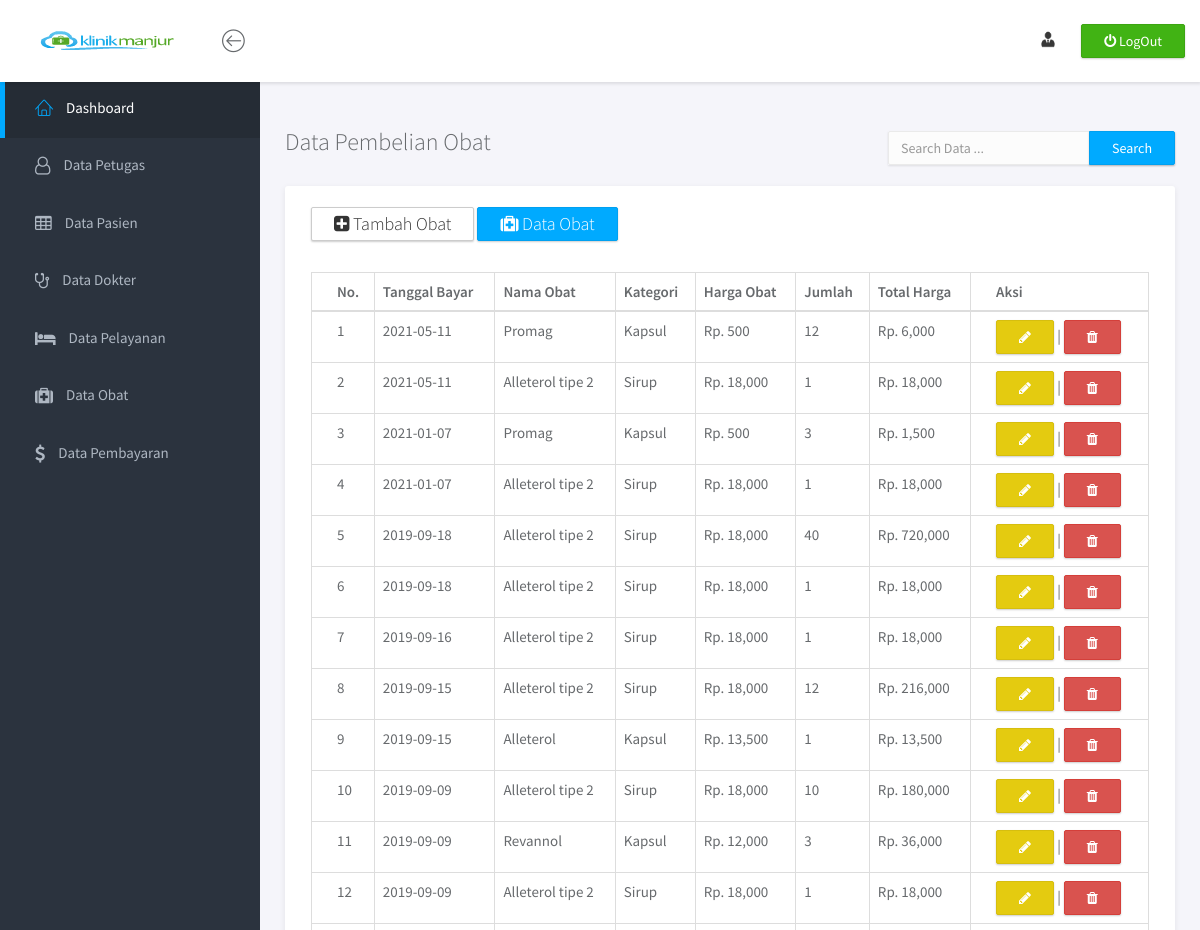
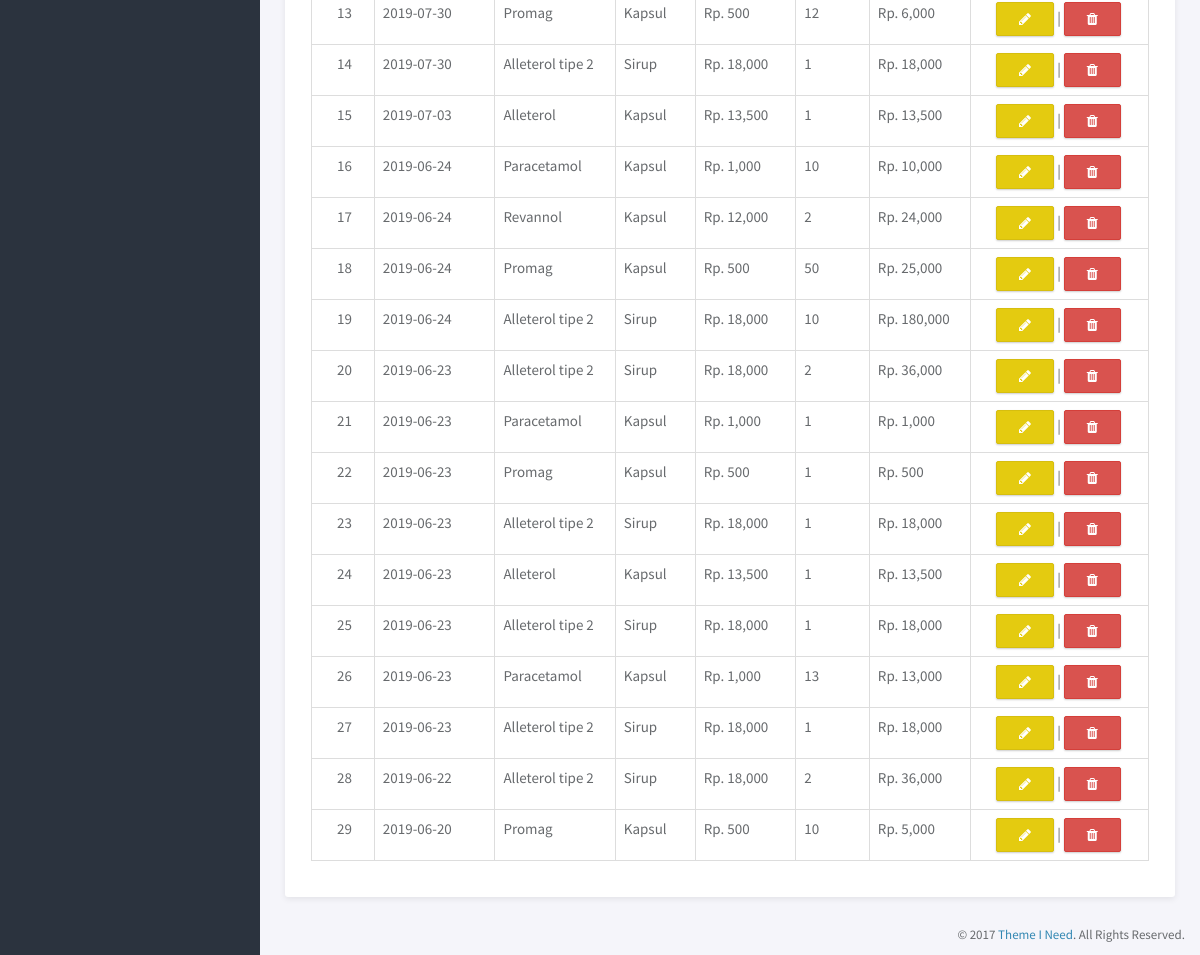
Screenshot of /admin/data-pembelian-obat.php with the database file from the repository (2 pictures, top to bottom).
### tables this page shows
CREATE TABLE `pembayaran_obat` (
  `id_pembayaran_obat` int(11) NOT NULL,
  `id_bayar` int(11) NOT NULL,
  `id_obat` int(11) NOT NULL,
  `jumlah` int(11) NOT NULL
);

CREATE TABLE `bayar` (
  `id_bayar` int(11) NOT NULL,
  `id_pasien` int(11) NOT NULL,
  `id_dokter` int(11) NOT NULL,
  `tanggal_bayar` date NOT NULL,
  `tarif` varchar(20) NOT NULL,
  `biaya_resep` varchar(30) NOT NULL,
  `keluhan` text NOT NULL,
  `diagnosa` text NOT NULL,
  `resep` text NOT NULL,
  `total_bayar` varchar(50) NOT NULL
);

CREATE TABLE `obat` (
  `id_obat` int(11) NOT NULL,
  `nama_obat` varchar(50) NOT NULL,
  `kategori` enum('Kapsul','Pil','Sirup','Tetes','Antibiotik') NOT NULL,
  `harga_obat` varchar(20) NOT NULL,
  `stok` int(11) NOT NULL,
  `keterangan` text NOT NULL
);

### admin/data-pembelian-obat.php (the view, shortened to what this page needs)
<?php
include 'koneksi.php';
$ambil = $koneksi ->query("SELECT * FROM pembayaran_obat INNER JOIN bayar ON pembayaran_obat.id_bayar = bayar.id_bayar INNER JOIN obat ON pembayaran_obat.id_obat = obat.id_obat ORDER BY id_pembayaran_obat DESC");
?>
<!doctype html>
<html lang="en">
<head>
	<link rel="stylesheet" href="assets/vendor/bootstrap/css/bootstrap.min.css">
	<link rel="stylesheet" href="assets/vendor/font-awesome/css/font-awesome.min.css">
	<link rel="stylesheet" href="assets/vendor/linearicons/style.css">
	<link rel="stylesheet" href="assets/css/main.css">
	<link rel="stylesheet" href="assets/css/demo.css">
</head>
<body>
	<div id="wrapper">
		<nav class="navbar navbar-default navbar-fixed-top">
			<div class="brand">
				<img src="assets/img/manjur.png" alt="Klorofil Logo" class="img-responsive logo">
			</div>
			<div class="container-fluid">
				<div class="navbar-btn">
					<button type="button" class="btn-toggle-fullwidth"><i class="lnr lnr-arrow-left-circle"></i></button>
				</div>
				<div class="navbar-btn navbar-btn-right">
					<a class="btn btn-success update-pro" href="logout.php" title="LOGOUT"><i class="fa fa-power-off"></i> <span> LogOut</span></a>
				</div>
				<div id="navbar-menu">
					<ul class="nav navbar-nav navbar-right">
						<li class="dropdown">
							<a href="#" class="dropdown-toggle" data-toggle="dropdown"><img src="assets/img/kepsek.png" class="img-circle" alt="Avatar"> <span><?php print_r($_SESSION['user']) ?></span></a>
						</li>
					</ul>
				</div>
			</div>
		</nav>
		<div id="sidebar-nav" class="sidebar">
			<div class="sidebar-scroll">
				<nav>
					<ul class="nav">
						<li><a href="dashboard.php" class="active"><i class="lnr lnr-home"></i> <span>Dashboard</span></a></li>
						<li><a href="data-petugas.php" class=""><i class="fa fa-user-o"></i> <span>Data Petugas</span></a></li>
						<li><a href="data-pasien.php" class=""><i class="fa fa-table"></i> <span>Data Pasien</span></a></li>
						<li><a href="data-dokter.php" class=""><i class="fa fa-stethoscope"></i> <span>Data Dokter</span></a></li>
						<li><a href="data-pelayanan.php" class=""><i class="fa fa-bed"></i> <span>Data Pelayanan</span></a></li>
						<li><a href="data-obat.php" class=""><i class="fa fa-medkit"></i> <span>Data Obat</span></a></li>
						<li><a href="data-biaya.php" class=""><i class="fa fa-usd"></i> <span>Data Pembayaran</span></a></li>
					</ul>
				</nav>
			</div>
		</div>
		<div class="main">
			<div class="main-content">
				<div class="container-fluid">
					<form class="navbar-form navbar-right" action="search-pembelian-obat.php" method="post">
						<div class="input-group">
							<input type="text" name="keyword" value="" class="form-control" placeholder="Search Data ..." autocomplete="off" autofocus>
							<span class="input-group-btn">
								<button type="submit" class="btn btn-primary" name="cari">Search</button>
							</span>
						</div>
					</form>
						<br>
					<h3 class="page-title">Data Pembelian Obat</h3>
							<div class="panel">
								<div class="panel-heading">
									<a href="tambah-obat.php" class="btn-default btn">
										<h6 class="panel-title"><i class="fa fa-plus-square" aria-hidden="true"></i> Tambah Obat</h6>
									</a>
									<a href="data-obat.php" class="btn-primary btn">
										<h6 class="panel-title"><i class="fa fa-medkit" aria-hidden="true"></i> Data Obat</h6>
									</a>
									<br>
								</div>
								<div class="panel-body">
									<table class="table table-bordered">
										<thead>
											<tr>
												<th>No.</th>
												<th>Tanggal Bayar</th>
												<th>Nama Obat</th>
												<th>Kategori</th>
												<th>Harga Obat</th>
												<th>Jumlah</th>
												<th>Total Harga</th>
												<th>Aksi</th>
											</tr>
										</thead>
										<tbody>
											<?php
												$no=1;
												while ($pecah = $ambil->fetch_assoc()){
											?>
											<tr>
												<td><?php echo $no; ?></td>
												<td><?php echo $pecah["tanggal_bayar"]; ?></td>
												<td><?php echo $pecah["nama_obat"]; ?></td>
												<td><?php echo $pecah["kategori"]; ?></td>
												<td>Rp. <?php echo number_format($pecah["harga_obat"]);?></td>
												<td><?php echo $pecah["jumlah"]; ?></td>
												<td>Rp. <?php echo number_format($pecah["harga_obat"]*$pecah["jumlah"]);?></td>
												<td>
													<a href="update-obat.php?id=<?php echo $pecah['id_obat']; ?>" class="btn-warning btn"><i class="fa fa-pencil"></i>
													</a> |
													<a href="hapus-obat.php?id=<?php echo $pecah['id_obat']; ?>" class="btn-danger btn"><i class="fa fa-trash"></i>
													</a>
												</td>
											</tr>
											<?php $no++;  ?>
											<?php } ?>
										</tbody>
									</table>
								</div>
							</div>
				</div>
			</div>
		</div>
		<footer>
			<div class="container-fluid">
				<p class="copyright">&copy; 2017 <a href="https://www.themeineed.com" target="_blank">Theme I Need</a>. All Rights Reserved.</p>
			</div>
		</footer>
	</div>
</body>
</html>

### rows the page displays
pembayaran_obat: id_bayar.tanggal_bayar "2021-05-11", id_obat.nama_obat "Promag", id_obat.kategori "Kapsul", id_obat.harga_obat "500", jumlah "12", $pecah["harga_obat"]*$pecah["jumlah"] "6,000"
pembayaran_obat: id_bayar.tanggal_bayar "2021-05-11", id_obat.nama_obat "Alleterol tipe 2", id_obat.kategori "Sirup", id_obat.harga_obat "18,000", jumlah "1", $pecah["harga_obat"]*$pecah["jumlah"] "18,000"
pembayaran_obat: id_bayar.tanggal_bayar "2021-01-07", id_obat.nama_obat "Promag", id_obat.kategori "Kapsul", id_obat.harga_obat "500", jumlah "3", $pecah["harga_obat"]*$pecah["jumlah"] "1,500"
pembayaran_obat: id_bayar.tanggal_bayar "2021-01-07", id_obat.nama_obat "Alleterol tipe 2", id_obat.kategori "Sirup", id_obat.harga_obat "18,000", jumlah "1", $pecah["harga_obat"]*$pecah["jumlah"] "18,000"
pembayaran_obat: id_bayar.tanggal_bayar "2019-09-18", id_obat.nama_obat "Alleterol tipe 2", id_obat.kategori "Sirup", id_obat.harga_obat "18,000", jumlah "40", $pecah["harga_obat"]*$pecah["jumlah"] "720,000"
pembayaran_obat: id_bayar.tanggal_bayar "2019-09-18", id_obat.nama_obat "Alleterol tipe 2", id_obat.kategori "Sirup", id_obat.harga_obat "18,000", jumlah "1", $pecah["harga_obat"]*$pecah["jumlah"] "18,000"
pembayaran_obat: id_bayar.tanggal_bayar "2019-09-16", id_obat.nama_obat "Alleterol tipe 2", id_obat.kategori "Sirup", id_obat.harga_obat "18,000", jumlah "1", $pecah["harga_obat"]*$pecah["jumlah"] "18,000"
pembayaran_obat: id_bayar.tanggal_bayar "2019-09-15", id_obat.nama_obat "Alleterol tipe 2", id_obat.kategori "Sirup", id_obat.harga_obat "18,000", jumlah "12", $pecah["harga_obat"]*$pecah["jumlah"] "216,000"
pembayaran_obat: id_bayar.tanggal_bayar "2019-09-15", id_obat.nama_obat "Alleterol", id_obat.kategori "Kapsul", id_obat.harga_obat "13,500", jumlah "1", $pecah["harga_obat"]*$pecah["jumlah"] "13,500"
pembayaran_obat: id_bayar.tanggal_bayar "2019-09-09", id_obat.nama_obat "Alleterol tipe 2", id_obat.kategori "Sirup", id_obat.harga_obat "18,000", jumlah "10", $pecah["harga_obat"]*$pecah["jumlah"] "180,000"
pembayaran_obat: id_bayar.tanggal_bayar "2019-09-09", id_obat.nama_obat "Revannol", id_obat.kategori "Kapsul", id_obat.harga_obat "12,000", jumlah "3", $pecah["harga_obat"]*$pecah["jumlah"] "36,000"
pembayaran_obat: id_bayar.tanggal_bayar "2019-09-09", id_obat.nama_obat "Alleterol tipe 2", id_obat.kategori "Sirup", id_obat.harga_obat "18,000", jumlah "1", $pecah["harga_obat"]*$pecah["jumlah"] "18,000"
pembayaran_obat: id_bayar.tanggal_bayar "2019-07-30", id_obat.nama_obat "Promag", id_obat.kategori "Kapsul", id_obat.harga_obat "500", jumlah "12", $pecah["harga_obat"]*$pecah["jumlah"] "6,000"
pembayaran_obat: id_bayar.tanggal_bayar "2019-07-30", id_obat.nama_obat "Alleterol tipe 2", id_obat.kategori "Sirup", id_obat.harga_obat "18,000", jumlah "1", $pecah["harga_obat"]*$pecah["jumlah"] "18,000"
pembayaran_obat: id_bayar.tanggal_bayar "2019-07-03", id_obat.nama_obat "Alleterol", id_obat.kategori "Kapsul", id_obat.harga_obat "13,500", jumlah "1", $pecah["harga_obat"]*$pecah["jumlah"] "13,500"
pembayaran_obat: id_bayar.tanggal_bayar "2019-06-24", id_obat.nama_obat "Paracetamol", id_obat.kategori "Kapsul", id_obat.harga_obat "1,000", jumlah "10", $pecah["harga_obat"]*$pecah["jumlah"] "10,000"
pembayaran_obat: id_bayar.tanggal_bayar "2019-06-24", id_obat.nama_obat "Revannol", id_obat.kategori "Kapsul", id_obat.harga_obat "12,000", jumlah "2", $pecah["harga_obat"]*$pecah["jumlah"] "24,000"
pembayaran_obat: id_bayar.tanggal_bayar "2019-06-24", id_obat.nama_obat "Promag", id_obat.kategori "Kapsul", id_obat.harga_obat "500", jumlah "50", $pecah["harga_obat"]*$pecah["jumlah"] "25,000"
pembayaran_obat: id_bayar.tanggal_bayar "2019-06-24", id_obat.nama_obat "Alleterol tipe 2", id_obat.kategori "Sirup", id_obat.harga_obat "18,000", jumlah "10", $pecah["harga_obat"]*$pecah["jumlah"] "180,000"
pembayaran_obat: id_bayar.tanggal_bayar "2019-06-23", id_obat.nama_obat "Alleterol tipe 2", id_obat.kategori "Sirup", id_obat.harga_obat "18,000", jumlah "2", $pecah["harga_obat"]*$pecah["jumlah"] "36,000"
pembayaran_obat: id_bayar.tanggal_bayar "2019-06-23", id_obat.nama_obat "Paracetamol", id_obat.kategori "Kapsul", id_obat.harga_obat "1,000", jumlah "1", $pecah["harga_obat"]*$pecah["jumlah"] "1,000"
pembayaran_obat: id_bayar.tanggal_bayar "2019-06-23", id_obat.nama_obat "Promag", id_obat.kategori "Kapsul", id_obat.harga_obat "500", jumlah "1", $pecah['harga_obat']*$pecah['jumlah'] "500"
pembayaran_obat: id_bayar.tanggal_bayar "2019-06-23", id_obat.nama_obat "Alleterol tipe 2", id_obat.kategori "Sirup", id_obat.harga_obat "18,000", jumlah "1", $pecah["harga_obat"]*$pecah["jumlah"] "18,000"
pembayaran_obat: id_bayar.tanggal_bayar "2019-06-23", id_obat.nama_obat "Alleterol", id_obat.kategori "Kapsul", id_obat.harga_obat "13,500", jumlah "1", $pecah["harga_obat"]*$pecah["jumlah"] "13,500"
pembayaran_obat: id_bayar.tanggal_bayar "2019-06-23", id_obat.nama_obat "Alleterol tipe 2", id_obat.kategori "Sirup", id_obat.harga_obat "18,000", jumlah "1", $pecah["harga_obat"]*$pecah["jumlah"] "18,000"
pembayaran_obat: id_bayar.tanggal_bayar "2019-06-23", id_obat.nama_obat "Paracetamol", id_obat.kategori "Kapsul", id_obat.harga_obat "1,000", jumlah "13", $pecah["harga_obat"]*$pecah["jumlah"] "13,000"
pembayaran_obat: id_bayar.tanggal_bayar "2019-06-23", id_obat.nama_obat "Alleterol tipe 2", id_obat.kategori "Sirup", id_obat.harga_obat "18,000", jumlah "1", $pecah["harga_obat"]*$pecah["jumlah"] "18,000"
pembayaran_obat: id_bayar.tanggal_bayar "2019-06-22", id_obat.nama_obat "Alleterol tipe 2", id_obat.kategori "Sirup", id_obat.harga_obat "18,000", jumlah "2", $pecah["harga_obat"]*$pecah["jumlah"] "36,000"
pembayaran_obat: id_bayar.tanggal_bayar "2019-06-20", id_obat.nama_obat "Promag", id_obat.kategori "Kapsul", id_obat.harga_obat "500", jumlah "10", $pecah["harga_obat"]*$pecah["jumlah"] "5,000"
